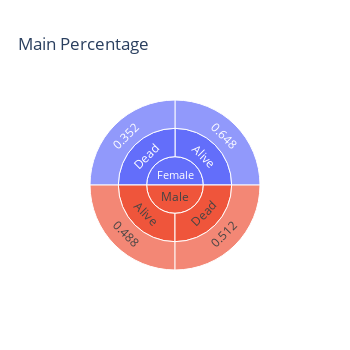
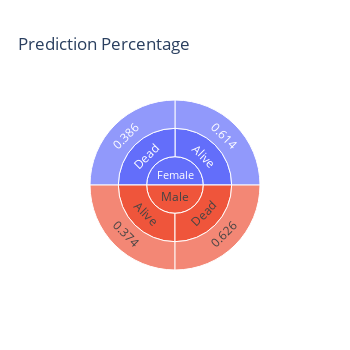

Here is the notebook cell these charts were saved with, in order:
### Code cell
sunburst('male')

### Figure 1 — Plotly figure (JSON) as saved in the notebook; plotly's stock layout.template omitted (floating-point values rounded to 4 significant figures)
{"data": [{"branchvalues": "total", "domain": {"x": [0, 1], "y": [0, 1]}, "hovertemplate": "labels=%{label}<br>count=%{value}<br>parent=%{parent}<br>id=%{id}<extra></extra>", "ids": ["Female/Dead/0.352", "Male/Alive/0.488", "Male/Dead/0.512", "Female/Alive/0.648", "Female/Alive", "Male/Alive", "Female/Dead", "Male/Dead", "Female", "Male"], "labels": ["0.352", "0.488", "0.512", "0.648", "Alive", "Alive", "Dead", "Dead", "Female", "Male"], "name": "", "parents": ["Female/Dead", "Male/Alive", "Male/Dead", "Female/Alive", "Female", "Male", "Female", "Male", "", ""], "type": "sunburst", "values": [1, 1, 1, 1, 1, 1, 1, 1, 2, 2]}], "layout": {"height": 350, "legend": {"tracegroupgap": 0}, "title": {"text": "Main Percentage"}, "width": 350}}

### Figure 2 — Plotly figure (JSON) as saved in the notebook; plotly's stock layout.template omitted (floating-point values rounded to 4 significant figures)
{"data": [{"branchvalues": "total", "domain": {"x": [0, 1], "y": [0, 1]}, "hovertemplate": "labels=%{label}<br>count=%{value}<br>parent=%{parent}<br>id=%{id}<extra></extra>", "ids": ["Male/Alive/0.374", "Female/Dead/0.386", "Female/Alive/0.614", "Male/Dead/0.626", "Female/Alive", "Male/Alive", "Female/Dead", "Male/Dead", "Female", "Male"], "labels": ["0.374", "0.386", "0.614", "0.626", "Alive", "Alive", "Dead", "Dead", "Female", "Male"], "name": "", "parents": ["Male/Alive", "Female/Dead", "Female/Alive", "Male/Dead", "Female", "Male", "Female", "Male", "", ""], "type": "sunburst", "values": [1, 1, 1, 1, 1, 1, 1, 1, 2, 2]}], "layout": {"height": 350, "legend": {"tracegroupgap": 0}, "title": {"text": "Prediction Percentage"}, "width": 350}}
